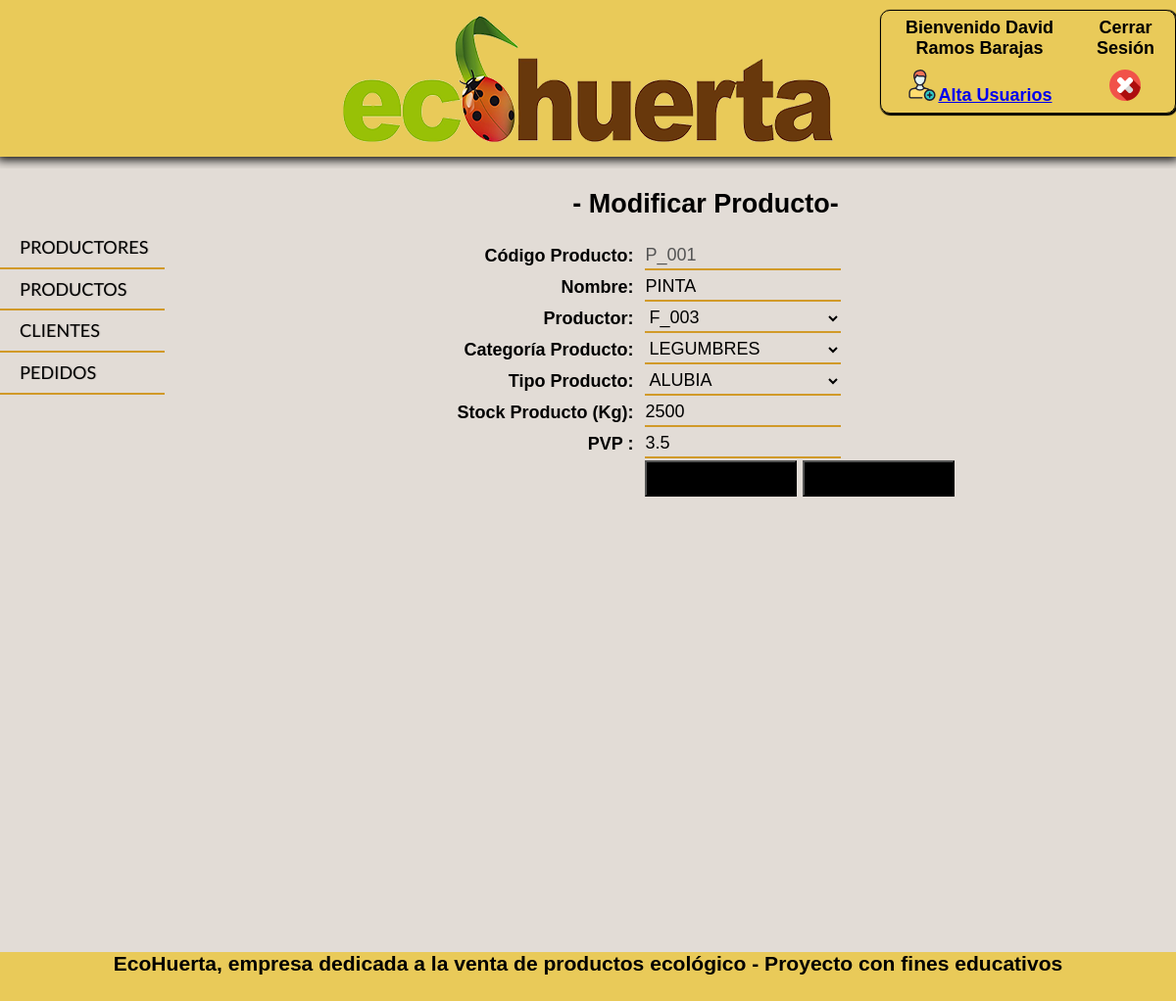
The page /php/modificar_producto.php?ref=P_001 (signed in) on the database its author committed.
### tables this page shows
CREATE TABLE `productos` (
  `ID_PRODUCTO` varchar(5) NOT NULL,
  `ID_PRODUCTOR` varchar(5) NOT NULL,
  `NOM_COMERCIAL_PRODUCTO` varchar(30) NOT NULL,
  `TIPO_PRODUCTO` varchar(20) NOT NULL,
  `FAMILIA_PRODUCTO` varchar(20) NOT NULL,
  `KG_STOCK_PRODUCTO` int(4) NOT NULL,
  `PVP_KG_STOCK` float NOT NULL,
  `IMAGEN_PRODUCTO` longblob
);

### resources/funciones/modificar.php (called while the page is built)
<?php
function consultar_productores_modificar($sql){
    include("config.php");
    try {
        $conn = new PDO('mysql:host='.$host.';dbname=' . $bd, $usuario, $pass, array(PDO::MYSQL_ATTR_INIT_COMMAND => 'SET NAMES  \'UTF8\''));
        $conn->setAttribute(PDO::ATTR_ERRMODE, PDO::ERRMODE_EXCEPTION);
    } catch (PDOException $e) {
        print "  <p>Error: No puede conectarse con la base de datos.</p>\n\n";
        print "  <p>Error: " . $e->getMessage() . "</p>\n";
        exit();
    }
    $statement = $conn ->prepare($sql);
    $statement->execute();
    $fila  = $statement -> fetch(PDO::FETCH_ASSOC);
    return $fila;
};

### php/modificar_producto.php (the view, shortened to what this page needs)
<!doctype html>
<html lang="es">
<head>
    <link rel="stylesheet" href="../css/layout.css">
    <link rel="stylesheet" href="../css/consulta_productor.css">
    <link rel="stylesheet" href="../css/normalize.css">
</head>
<body>
<div id="contenedor">
    <?php include_once("../resources/estructura/datoslogin.php");
    include_once("../resources/funciones/conectaBBDD.php")?>
    <header>
        <?php include_once("../resources/estructura/header.php")?>
    </header>
    <section>
        <?php include_once("../resources/estructura/menu_lateral.php")?>
    </section>
    <article>
        <?php include_once("../resources/funciones/funciones_productores.php");
        include_once("../resources/funciones/provincias.php");
        include_once("../resources/funciones/modificar.php");
        $select_producto = '"'.$_GET['ref'].'"';
        $sql = "SELECT * FROM productos WHERE ID_PRODUCTO= $select_producto";
        $datos=consultar_productores_modificar($sql);
        ?>
        <section id="consulta_productor">
            <br>
            <h2 align="center"> - Modificar Producto- </h2>
            <br>
            <table id="tablaformu">
                <form name="alta_productores" class="formu" method="post" action="#">
                    <tr>
                        <td><label>Código Producto:</label></td>
                        <td><input type="text" name="id_producto" id="id_producto" value="<?php echo $datos['ID_PRODUCTO'] ?>" disabled>
                        </td>
                    </tr>
                    <tr>
                        <td><label>Nombre:</label></td>
                        <td><input type="text" name="nom_producto" id="nom_producto" value="<?php echo $datos['NOM_COMERCIAL_PRODUCTO'] ?>">
                        </td>
                    </tr>
                    <tr>
                        <td><label>Productor:</label></td>
                        <td><select id="select_productores" name="select_productores" onclick="check3()">
                                <option value="<?php echo $datos['ID_PRODUCTOR'] ?>"><?php echo $datos['ID_PRODUCTOR'] ?></option>
                            </select></td>
                    </tr>
                    <tr>
                        <td><label>Categoría Producto:</label></td>
                        <td><select id="select_producto_familia" name="select_producto_familia" onclick="check4()">
                                <option value="<?php echo $datos['FAMILIA_PRODUCTO'] ?>"><?php echo $datos['FAMILIA_PRODUCTO'] ?></option>
                            </select></td>
                    </tr>
                    <tr>
                        <td><label>Tipo Producto:</label></td>
                        <td><select id="select_producto_tipo" name="select_producto_tipo" onclick="check5()">
                                <option value="<?php echo $datos['TIPO_PRODUCTO'] ?>"><?php echo $datos['TIPO_PRODUCTO'] ?></option>
                            </select></td>
                    </tr>
                    <tr>
                        <td><label>Stock Producto (Kg):</label></td>
                        <td><input type="number" name="stock" id="stock" value="<?php echo $datos['KG_STOCK_PRODUCTO'] ?>">
                        </td>
                    </tr>
                    <tr>
                        <td><label>PVP </label>:</label></td>
                        <td><input type="float" name="pvp" id="pvp" value="<?php echo $datos['PVP_KG_STOCK'] ?>">
                        </td>
                    </tr>
                    <tr>
                        <td></td>
                    <td><button name="modificar_producto" >Modificar</button>
                        <button id="cancelar" name="cancelar">Cancelar</button></td>
                    </tr>
                </form>
            </table>
            <br>
        </section>
    </article>
    <footer>
        <?php include_once("../resources/estructura/footer.php")?>
    </footer>
</div>
</body>
</html>

### css/layout.css (style rules this page uses)
* { margin:0; padding: 0; }
html { font-size: 16px; font-family: 'Lato', sans-serif; }
body { background-color: #E2DCD6; }
header { width: 100%; height: 160px; background-color: #E9CA59; box-shadow: 0px 0px 10px 3px black; margin-bottom: 1%; }
section { width: 20%; margin:auto; background-color: #E2DCD6; float: left; }
article { height:800px; width: 80%; float: right; }
footer { clear: both; width: 100%; height: 50px; background-color: #E9CA59; }
@media (max-width: 1366px) { #contenedor { height: 1000px; width:100%; } }

### css/consulta_productor.css (style rules this page uses)
* { margin:0; padding: 0; box-sizing: border-box; }
html { font-family: Lato; font-size: 18px; }
#consulta_productor { width: 100%; height: 800px; }
table#tablaformu { width: 40%; border: none; margin: auto; }
#tablaformu td:first-child { text-align: right; font-weight: bold; white-space: nowrap; }
#tablaformu td:last-child { text-align: left; font-weight: bold; padding-left: 10px; white-space: nowrap; }
#tablaformu tr:last-child td { text-align: center; font-weight: bold; white-space: nowrap; }
button { padding:6px; width: 155px; background-color:ActiveBorder; }
input[type=text],[type=number],[type=float],[type=password] { width: 200px; height: 30px; outline: none; background-color: transparent; border:none; border-bottom: 2px solid #D19A29; font-size: 1rem; }
select { font-size: 1.2rem; background-color: transparent; width: 200px; height: 30px; border:none; border-bottom: 2px solid #D19A29; }

### rows shown on the page
productos: id_producto "P_001", nom_producto "PINTA", select_productores "F_003", select_producto_familia "LEGUMBRES", select_producto_tipo "ALUBIA", stock "2500", pvp "3.5"

### other values the page prints
$usuario "Bienvenido David Ramos Barajas"
